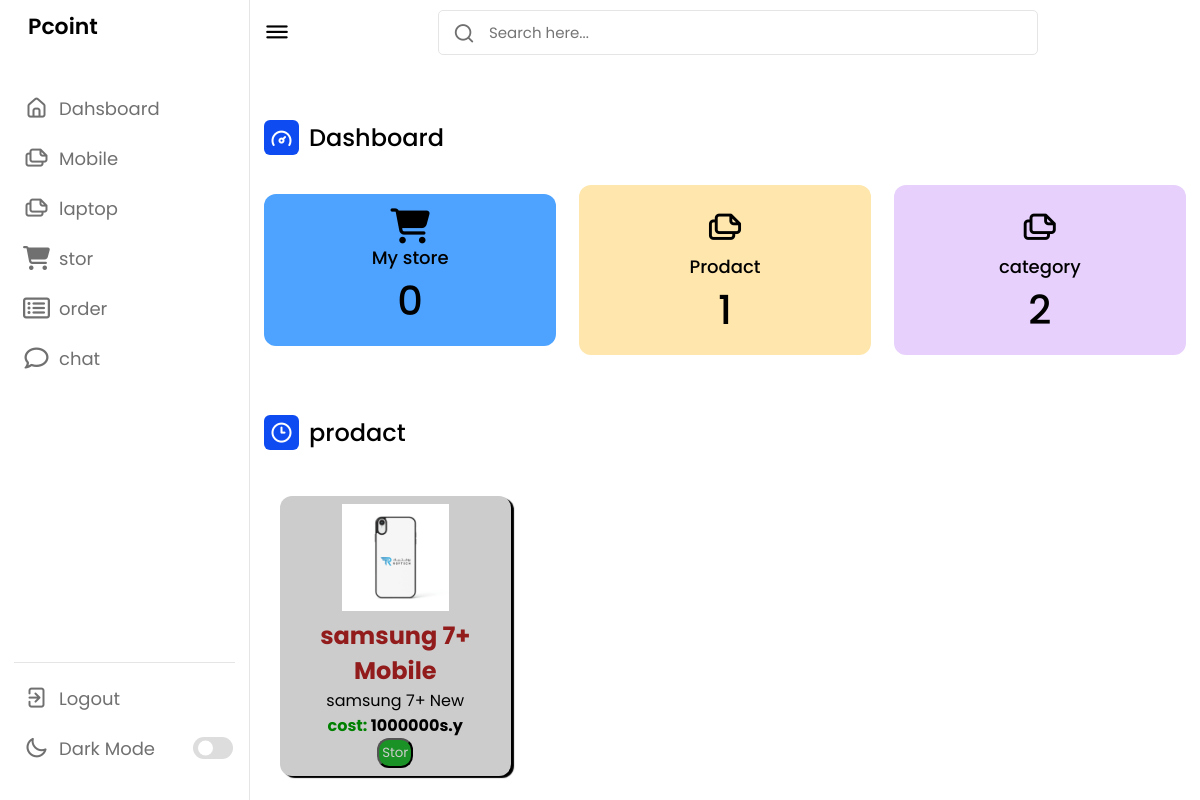
/user/prodact.php?rn=11, run on the app's committed database.
### tables this page shows
CREATE TABLE `category` (
  `id` int(11) NOT NULL,
  `name` varchar(50) NOT NULL,
  `img` varchar(50) NOT NULL,
  `disc` varchar(50) NOT NULL
);

CREATE TABLE `prodact` (
  `id` int(50) NOT NULL,
  `name` varchar(50) DEFAULT NULL,
  `img` varchar(250) DEFAULT NULL,
  `disc` varchar(50) DEFAULT NULL,
  `cost` varchar(50) DEFAULT NULL,
  `id_catogary` int(10) DEFAULT NULL
);

### user/prodact.php (the view, shortened to what this page needs)
<?php
include("header.php");
?>
<div class="activity">
                <div class="title">
                    <i class="uil uil-clock-three"></i>
                    <span class="text">prodact</span>
                </div>
                <div class="menu-items">
                    <div class="box_prodect">
                        <?php
                        $sql_catogary=mysqli_query($con,"SELECT * FROM `category` WHERE `id`='$_GET[rn]'");
                        $row_catogary=mysqli_fetch_array($sql_catogary);
                        $sql=mysqli_query($con,"SELECT * FROM `prodact` WHERE `id_catogary`='$row_catogary[id]'");
                        while($res=mysqli_fetch_array($sql)){
                            $sql_stor=mysqli_query($con,"SELECT * FROM `store` WHERE `id_pro`='$res[id]' AND `id_user`='$_SESSION[user_id]'");
                            if(mysqli_num_rows($sql_stor)<=0){
                        ?>
                        <div class="prodact" data-id="<?php echo$res['id'];?>">
                            <img src="../admin//Images/prodact/<?php echo$res['img'];?>" class="pro" alt="">
                            <h2 class="txt1"><?php echo$res['name'];?></h2>
                            <h2 class="txt1"><?php echo$row_catogary['name'];?></h2>
                            <p class="desc">
                            <?php echo$res['disc'];?>
                            </p>
                            <b class="cost"><span class="txt_cost">cost:</span> <?php echo$res['cost'];?>s.y</b>
                           <br><a href="add_stor.php?rn=<?php echo$res['id'];?>"><button id="store" class="btn up">Stor</button></a>
                        </div>
                        <?php
                            }
                        }?>
                    </div>
                </div>
            </div>
        </div>
    </section>
</body>
</html>

### user/header.php (shortened to what this page needs)
<?php
include("../php/db_con.php");
?>
<!DOCTYPE html>
<html lang="en">
<head>
    <link rel="stylesheet" href="style.css">
    <link rel="stylesheet" href="https://unicons.iconscout.com/release/v4.0.0/css/line.css">
    <link rel="stylesheet" href="https://cdnjs.cloudflare.com/ajax/libs/font-awesome/6.4.2/css/all.min.css" />
</head>
<body>
    <nav>
        <div class="logo-name">
            <span class="logo_name">Pcoint</span>
        </div>
        <div class="menu-items">
            <ul class="nav-links">
                <li><a href="index.php">
                    <i class="uil uil-estate"></i>
                    <span class="link-name">Dahsboard</span>
                </a></li>
                <?php
                $sqll=mysqli_query($con,"SELECT * FROM `category` WHERE 1");
                while($row=mysqli_fetch_array($sqll)){
                ?>
                <li><a href="prodact.php?rn=<?php echo$row['id'];?>">
                    <i class="uil uil-files-landscapes"></i>
                    <span class="link-name"><?php echo$row['name'];?></span>
                </a></li>
                <?php
                }
                ?>
                <li><a href="stor.php">
                <i class="fa-solid fa-cart-shopping"></i>
                    <span class="link-name">stor</span>
                </a></li>
                <li><a href="order.php">
                <i class="fa-regular fa-rectangle-list"></i>
                    <span class="link-name">order</span>
                </a></li>
                <li><a href="Chat/chat.php">
                <i class="fa-regular fa-comment"></i>
                    <span class="link-name">chat</span>
                </a></li>
            </ul>
            <ul class="logout-mode">
                <li><a href="../php/logout.php">
                    <i class="uil uil-signout"></i>
                    <span class="link-name">Logout</span>
                </a></li>
                <li class="mode">
                    <a href="#">
                        <i class="uil uil-moon"></i>
                    <span class="link-name">Dark Mode</span>
                </a>
                <div class="mode-toggle">
                  <span class="switch"></span>
                </div>
            </li>
            </ul>
        </div>
    </nav>
    <section class="dashboard">
        <div class="top">
            <i class="uil uil-bars sidebar-toggle"></i>
            <div class="search-box">
                <i class="uil uil-search"></i>
                <input type="text" placeholder="Search here...">
            </div>
        </div>
        <div class="dash-content">
            <div class="overview">
                <div class="title">
                    <i class="uil uil-tachometer-fast-alt"></i>
                    <span class="text">Dashboard</span>
                </div>
                <div class="boxes">
                    <div class="box box1">
                    <i class="fa-solid fa-cart-shopping"></i>
                        <span class="text">My store</span>
                        <span class="number">
                            <?php
                        $sqli="SELECT COUNT(*) as total FROM store WHERE `id_user`='$_SESSION[user_id]'";
                        $ss=mysqli_query($con,$sqli);
                        $ff=mysqli_fetch_assoc($ss);
                            echo $ff['total'];
                        ?>
                        </span>
                    </div>
                    <div class="box box2">
                    <i class="uil uil-files-landscapes"></i>
                        <span class="text">Prodact</span>
                        <span class="number">
                            <?php
                        $sqli="SELECT COUNT(*) as total FROM prodact WHERE 1";
                        $ss=mysqli_query($con,$sqli);
                        $ff=mysqli_fetch_assoc($ss);
                            echo $ff['total'];
                        ?>
                        </span>
                    </div>
                    <div class="box box3">
                    <i class="uil uil-files-landscapes"></i>
                        <span class="text">category</span>
                        <span class="number">
                        <?php
                        $sqli="SELECT COUNT(*) as total FROM category WHERE 1";
                        $ss=mysqli_query($con,$sqli);
                        $ff=mysqli_fetch_assoc($ss);
                            echo $ff['total'];
                        ?>
                        </span>
                    </div>
                </div>
            </div>

### user/style.css (style rules this page uses)
* { margin: 0; padding: 0; box-sizing: border-box; font-family: 'Poppins', sans-serif; }
:root { --primary-color: #0E4BF1; --panel-color: #FFF; --text-color: #000; --black-light-color: #707070; --border-color: #e6e5e5; --toggle-color: #DDD; --box1-color: #4DA3FF; --box2-color: #FFE6AC; --box3-color: #E7D1FC; --title-icon-color: #fff; --tran-05: all 0.5s ease; --tran-03: all 0.3s ease; --tran-03: all 0.2s ease; }
body { min-height: 100vh; background-color: var(--primary-color); }
nav { position: fixed; top: 0; left: 0; height: 100%; width: 250px; padding: 10px 14px; background-color: var(--panel-color); border-right: 1px solid var(--border-color); transition: var(--tran-05); }
nav .logo-name { display: flex; align-items: center; }
nav .logo-name .logo_name { font-size: 22px; font-weight: 600; color: var(--text-color); margin-left: 14px; transition: var(--tran-05); }
nav .menu-items { margin-top: 40px; height: calc(100% - 90px); display: flex; flex-direction: column; justify-content: space-between; }
.menu-items li { list-style: none; }
.menu-items li a { display: flex; align-items: center; height: 50px; text-decoration: none; position: relative; }
.menu-items li a i { font-size: 24px; min-width: 45px; height: 100%; display: flex; align-items: center; justify-content: center; color: var(--black-light-color); }
.menu-items li a .link-name { font-size: 18px; font-weight: 400; color: var(--black-light-color); transition: var(--tran-05); }
.menu-items .logout-mode { padding-top: 10px; border-top: 1px solid var(--border-color); }
.menu-items .mode { display: flex; align-items: center; white-space: nowrap; }
.menu-items .mode-toggle { position: absolute; right: 14px; height: 50px; min-width: 45px; display: flex; align-items: center; justify-content: center; cursor: pointer; }
.mode-toggle .switch { position: relative; display: inline-block; height: 22px; width: 40px; border-radius: 25px; background-color: var(--toggle-color); }
.switch:before { content: ""; position: absolute; left: 5px; top: 50%; transform: translateY(-50%); height: 15px; width: 15px; background-color: var(--panel-color); border-radius: 50%; transition: var(--tran-03); }
.dashboard { position: relative; left: 250px; background-color: var(--panel-color); min-height: 100vh; width: calc(100% - 250px); padding: 10px 14px; transition: var(--tran-05); }
.dashboard .top { position: fixed; top: 0; left: 250px; display: flex; width: calc(100% - 250px); justify-content: space-between; align-items: center; padding: 10px 14px; background-color: var(--panel-color); transition: var(--tran-05); z-index: 10; }
.dashboard .top .sidebar-toggle { font-size: 26px; color: var(--text-color); cursor: pointer; }
.dashboard .top .search-box { position: relative; height: 45px; max-width: 600px; width: 100%; margin: 0 30px; }
.top .search-box input { position: absolute; border: 1px solid var(--border-color); background-color: var(--panel-color); padding: 0 25px 0 50px; border-radius: 5px; height: 100%; width: 100%; color: var(--text-color); font-size: 15px; font-weight: 400; outline: none; }
.top .search-box i { position: absolute; left: 15px; font-size: 22px; z-index: 10; top: 50%; transform: translateY(-50%); color: var(--black-light-color); }
.dashboard .dash-content { padding-top: 50px; }
.dash-content .title { display: flex; align-items: center; margin: 60px 0 30px 0; }
.dash-content .title i { position: relative; height: 35px; width: 35px; background-color: var(--primary-color); border-radius: 6px; color: var(--title-icon-color); display: flex; align-items: center; justify-content: center; font-size: 24px; }
.dash-content .title .text { font-size: 24px; font-weight: 500; color: var(--text-color); margin-left: 10px; }
.dash-content .boxes { display: flex; align-items: center; justify-content: space-between; flex-wrap: wrap; }
.dash-content .boxes .box { display: flex; flex-direction: column; align-items: center; border-radius: 12px; width: calc(100% / 3 - 15px); padding: 15px 20px; background-color: var(--box1-color); transition: var(--tran-05); }
.boxes .box i { font-size: 35px; color: var(--text-color); }
.boxes .box .text { white-space: nowrap; font-size: 18px; font-weight: 500; color: var(--text-color); }
.boxes .box .number { font-size: 40px; font-weight: 500; color: var(--text-color); }
.boxes .box.box2 { background-color: var(--box2-color); }
.boxes .box.box3 { background-color: var(--box3-color); }

### data on the page
category: name "Mobile"
category: name "laptop"
prodact: img (picture), name "samsung 7+", disc "samsung 7+ New", cost "1000000"

### other printed values
$ff['total'] "0"
$ff['total'] "1"
$ff['total'] "2"
